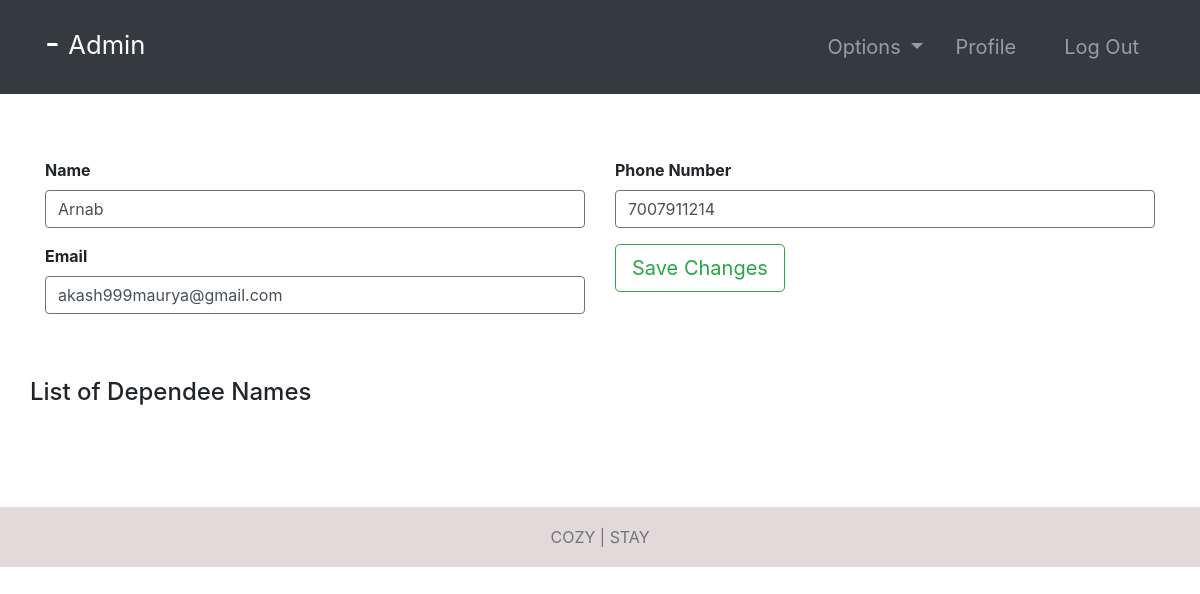
The page /guest-edit/2 (signed in) on the database its author committed.
### accounts/models.py (models this page shows, shortened)
class Guest(models.Model):
    user = models.OneToOneField(User, null=True, on_delete=models.CASCADE)
    phoneNumber = PhoneNumberField(unique=True)

### accounts/views.py (the view)
# urls.py: path('guest-edit/<str:pk>', guest_edit, name="guest-edit"),
@ login_required(login_url='login')
def guest_edit(request, pk):
    role = str(request.user.groups.all()[0])
    path = role + "/"
    tempuser = User.objects.get(id=pk)
    guest = Guest.objects.get(user=tempuser)
    form1 = editGuest(instance=guest)
    form2 = editUser(instance=tempuser)
    context = {
        "role": role,
        "guest": guest,
        "form1": form1,
        "form2": form2,
        "user": tempuser,
    }
    if request.method == "POST":
        form1 = editGuest(request.POST, instance=guest)
        form2 = editUser(request.POST, instance=tempuser)
        if form1.is_valid and form2.is_valid:
            form1.save()
            form2.save()
    return render(request, path + "guest-edit.html", context)

### accounts/forms.py
class editGuest(ModelForm):
    class Meta:
        model = Guest
        fields = ["phoneNumber"]

class editUser(ModelForm):
    class Meta:
        model = User
        fields = ["first_name", "last_name", "email"]

### Templates/admin/guest-edit.html
{% extends '../index.html' %}
{% block context %}
{% include '../common_pages/guest-edit.html' %}
{% endblock %}

### Templates/incs/nav.html (shortened to what this page needs)
<nav class="navbar navbar-dark bg-dark navbar-expand-lg py-3 " role="navigation">
    <div class="container">
        <a href="" class="navbar-brand">
            <h2 class="text-capitalize">
                {{ request.user.first_name }} {{ request.user.last_name }} -
                <small>
                    {{ role }}
                </small>
            </h2>
        </a>
        <div class="collapse navbar-collapse" id="navbarTags">
            <ul class="navbar-nav ml-auto">
                <li class="nav-item dropdown p-2">
                    <a class="nav-link dropdown-toggle" href="#" id="navbarDropdown" role="button"
                        data-toggle="dropdown" aria-haspopup="true" aria-expanded="false">
                        Options
                    </a>
                </li>
                <li class="nav-item mr-3 p-2">
                    {% if role == 'staff' or role == 'receptionist' or role == 'admin' or role == 'manager' %}
                    <a href="{% url 'employee-profile' user.id %}" class="nav-link">Profile</a>
                    {% endif %}
                </li>
                <li class="nav-item p-2 ">
                    <a href="{% url 'logout' %}" class="nav-link">Log Out</a>
                </li>
            </ul>
        </div>
    </div>
</nav>

### Templates/common_pages/guest-edit.html (shortened to what this page needs)
<div class="container">
    <form action="" method="POST">
        <div class="row mt-5">
            <div class="col-6">
                <div class="form-group pt-3">
                    <label for="item-type"><b>Name</b></label>
                    <input type="text" class="form-control border border-secondary" id="id_first_name" name="first_name"
                        value="{{guest.user.first_name}}">
                </div>
                <div class="form-group">
                    <label for="item-quantity"><b>Email</b></label>
                    <input type="int" class="form-control border border-secondary" name="email" id="id_email"
                        value="{{guest.user.email}}">
                </div>
            </div>
            <div class="col-6">
                <div class="form-group pt-3">
                    <label for="item-type"><b>Phone Number</b></label>
                    <input type="text" class="form-control border border-secondary" name="phoneNumber"
                        id="id_phoneNumber" value="{{guest.phoneNumber}}">
                </div>
                <button type="submit" class="btn btn-outline-success btn-lg">Save Changes</button>
            </div>
        </div>
    </form>
    <br><br>
    <div class="row ml-2s">
        <ul class="list-group">
            <h4>List of Dependee Names</h4>
        </ul>
    </div>
    <br>
    <div class="py-3">
    </div>
</div>

### static/css/main.css (style rules this page uses)
* { margin: 0; padding: 0; -webkit-font-smoothing: antialiased; }
body { position: relative; }
nav .nav-item { font-size: 20px; }

### rows shown on the page
Guest: first_name "Arnab", email "akash999maurya@gmail.com", phoneNumber "7007911214"

### other values the page prints
{{ role }} "Admin"
